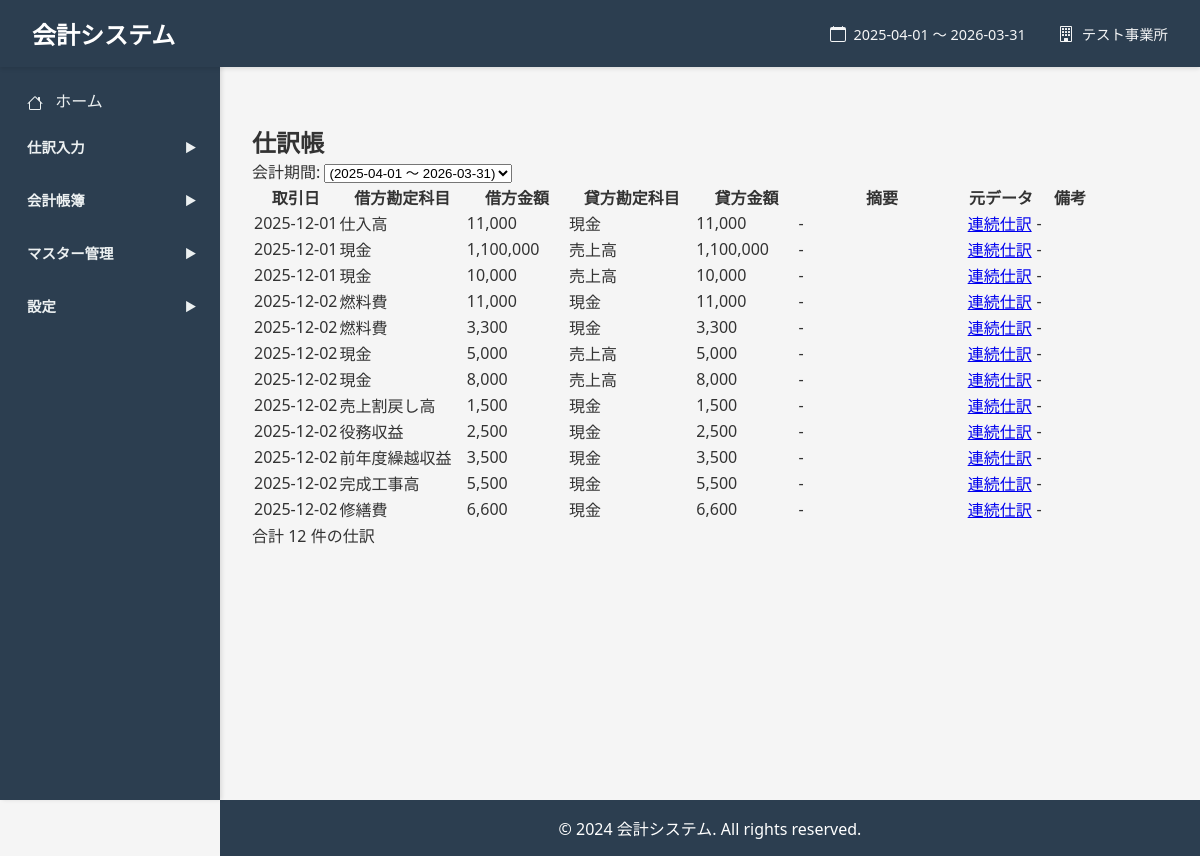
The app's page /general-ledger (signed in) with its own data.
### models.py (models this page shows, shortened)
class Base(declarative_base()):
    __abstract__ = True
    pass

class FiscalPeriod(Base):
    __tablename__ = 'fiscal_periods'
    id = Column(Integer, primary_key=True)
    organization_id = Column(Integer, ForeignKey('organizations.id'), nullable=False)
    name = Column(String(255), nullable=False)
    start_date = Column(String(10), nullable=False)
    end_date = Column(String(10), nullable=False)
    business_type = Column(String(20), nullable=False, default='corporate')
    status = Column(String(20), nullable=False, default='open')
    period_number = Column(Integer)
    notes = Column(Text)
    created_at = Column(String(19))  # YYYY-MM-DD HH:MM:SS形式
    updated_at = Column(String(19))

class Organization(Base):
    __tablename__ = 'organizations'
    id = Column(Integer, primary_key=True)
    name = Column(String(255), nullable=False)
    code = Column(String(50))
    business_type = Column(String(20), nullable=False, default='corporate')
    postal_code = Column(String(10))
    address = Column(String(500))
    phone = Column(String(20))
    fax = Column(String(20))
    email = Column(String(255))
    representative = Column(String(255))
    established_date = Column(String(10))
    notes = Column(Text)
    created_at = Column(String(19))  # YYYY-MM-DD HH:MM:SS形式
    updated_at = Column(String(19))

class GeneralLedger(Base):
    __tablename__ = 'general_ledger'
    id = Column(Integer, primary_key=True, autoincrement=True)
    organization_id = Column(Integer, ForeignKey('organizations.id'))
    transaction_date = Column(String(10))
    debit_account_item_id = Column(Integer, ForeignKey('account_items.id'))
    debit_amount = Column(Integer)
    debit_tax_category_id = Column(Integer, ForeignKey('tax_categories.id'), nullable=True)
    credit_account_item_id = Column(Integer, ForeignKey('account_items.id'))
    credit_amount = Column(Integer)
    credit_tax_category_id = Column(Integer, ForeignKey('tax_categories.id'), nullable=True)
    summary = Column(String(255), nullable=True)
    remarks = Column(String(255), nullable=True)
    source_type = Column(String(50))
    source_id = Column(Integer, nullable=True)
    created_at = Column(String(19), nullable=True)
    updated_at = Column(String(19), nullable=True)
    counterparty_id = Column(Integer, ForeignKey('counterparties.id'), nullable=True)
    department_id = Column(Integer, ForeignKey('departments.id'), nullable=True)
    item_id = Column(Integer, ForeignKey('items.id'), nullable=True)
    project_tag_id = Column(Integer, ForeignKey('project_tags.id'), nullable=True)
    memo_tag_id = Column(Integer, ForeignKey('memo_tags.id'), nullable=True)
    debit_account_item = relationship('AccountItem', foreign_keys=[debit_account_item_id])
    credit_account_item = relationship('AccountItem', foreign_keys=[credit_account_item_id])
    counterparty = relationship('Counterparty', foreign_keys=[counterparty_id])
    department = relationship('Department', foreign_keys=[department_id])
    item = relationship('Item', foreign_keys=[item_id])
    project_tag = relationship('ProjectTag', foreign_keys=[project_tag_id])
    memo_tag = relationship('MemoTag', foreign_keys=[memo_tag_id])

class AccountItem(Base):
    __tablename__ = 'account_items'
    id = Column(Integer, primary_key=True)
    organization_id = Column(Integer, ForeignKey('organizations.id'), nullable=False)
    account_name = Column(String(255), nullable=False)
    display_name = Column(String(255))
    sub_category = Column(String(255))
    mid_category = Column(String(255))
    major_category = Column(String(255))
    liquidity_category = Column(String(50))
    liquidity_rank = Column(Integer)
    pl_category = Column(String(50))
    pl_rank = Column(Integer)
    bs_category = Column(String(50))
    bs_rank = Column(Integer)
    income_counterpart = Column(String(255))
    expense_counterpart = Column(String(255))
    tax_category = Column(String(255))
    shortcut1 = Column(String(50))
    shortcut2 = Column(String(50))
    input_candidate = Column(Boolean, default=True)
    sub_account_priority_tag = Column(Boolean, default=False)

### app.py (the view)
@app.route('/general-ledger')
@login_required
def general_ledger():
    organization_id = get_current_organization_id()
    db = SessionLocal()
    try:
        fiscal_periods = (
            db.query(FiscalPeriod)
            .filter(FiscalPeriod.organization_id == organization_id)
            .order_by(FiscalPeriod.start_date.desc())
            .all()
        )
        selected_period_id = request.args.get('fiscal_period_id', type=int)
        general_ledger_entries = []
        selected_period = None
        if fiscal_periods:
            if not selected_period_id:
                selected_period_id = fiscal_periods[0].id
            selected_period = (
                db.query(FiscalPeriod)
                .filter(
                    FiscalPeriod.id == selected_period_id,
                    FiscalPeriod.organization_id == organization_id,
                )
                .first()
            )
        query = db.query(GeneralLedger).filter(
            GeneralLedger.organization_id == organization_id
        )
        if selected_period:
            query = query.filter(
                GeneralLedger.transaction_date >= selected_period.start_date,
                GeneralLedger.transaction_date <= selected_period.end_date,
            )
        general_ledger_entries = query.order_by(
            GeneralLedger.transaction_date, GeneralLedger.id
        ).all()
        for entry in general_ledger_entries:
            if entry.debit_account_item_id:
                account = (
                    db.query(Account)
                    .filter(
                        Account.account_item_id == entry.debit_account_item_id,
                        Account.organization_id == organization_id,
                    )
                    .first()
                )
                if account and entry.debit_account_item:
                    entry.debit_account_item.account_name = account.account_name
            if entry.credit_account_item_id:
                account = (
                    db.query(Account)
                    .filter(
                        Account.account_item_id == entry.credit_account_item_id,
                        Account.organization_id == organization_id,
                    )
                    .first()
                )
                if account and entry.credit_account_item:
                    entry.credit_account_item.account_name = account.account_name
        return render_template(
            "general_ledger/index.html",
            fiscal_periods=fiscal_periods,
            selected_period_id=selected_period_id,
            selected_period=selected_period,
            general_ledger_entries=general_ledger_entries,
        )
    except Exception as e:
        flash(f"エラーが発生しました: {str(e)}", "error")
        return redirect(url_for("home"))
    finally:
        db.close()

### app.py (called while the page is built)
def login_required(f):
    @wraps(f)
    def decorated_function(*args, **kwargs):
        if 'organization_id' not in session:
            return redirect(url_for('login'))
        return f(*args, **kwargs)
    return decorated_function

def get_current_organization():
    if 'organization_id' not in session:
        return None
    db = SessionLocal()
    org = db.query(Organization).filter(Organization.id == session['organization_id']).first()
    db.close()
    return org

def get_current_organization_id():
    return session.get('organization_id')

@app.context_processor
def inject_globals():
    current_org = get_current_organization()
    current_fiscal_period = None
    if current_org:
        db = SessionLocal()
        try:
            current_fiscal_period = db.query(FiscalPeriod).filter(
                FiscalPeriod.organization_id == current_org.id
            ).order_by(FiscalPeriod.start_date.desc()).first()
        finally:
            db.close()
    return dict(
        Account=Account,
        current_organization=current_org,
        current_fiscal_period=current_fiscal_period
    )

### templates/general_ledger/index.html (shortened to what this page needs)
{% extends "base.html" %}
{% block content %}
<div class="container mt-4">
    <h2 class="mb-4">仕訳帳</h2>
    <div class="card mb-4">
        <div class="card-body">
            <form method="GET" action="{{ url_for('general_ledger') }}" class="row g-3 align-items-end">
                <div class="col-md-6">
                    <label for="fiscal_period_id" class="form-label fw-bold">会計期間:</label>
                    <select name="fiscal_period_id" id="fiscal_period_id" class="form-select" onchange="this.form.submit()">
                        {% for period in fiscal_periods %}
                        <option value="{{ period.id }}" {% if period.id == selected_period_id %}selected{% endif %}>
                            {{ period.period_name }} ({{ period.start_date }} 〜 {{ period.end_date }})
                        </option>
                        {% endfor %}
                    </select>
                </div>
            </form>
        </div>
    </div>
    {% if general_ledger_entries %}
    <div class="card">
        <div class="card-body">
            <div class="table-responsive">
                <table class="table table-hover table-bordered">
                    <thead class="table-dark">
                        <tr>
                            <th style="width: 10%;">取引日</th>
                            <th style="width: 15%;">借方勘定科目</th>
                            <th style="width: 12%;" class="text-end">借方金額</th>
                            <th style="width: 15%;">貸方勘定科目</th>
                            <th style="width: 12%;" class="text-end">貸方金額</th>
                            <th style="width: 20%;">摘要</th>
                            <th style="width: 8%;">元データ</th>
                            <th style="width: 8%;">備考</th>
                        </tr>
                    </thead>
                    <tbody>
                        {% for entry in general_ledger_entries %}
                        <tr>
                            <td>{{ entry.transaction_date }}</td>
                            <td>{{ entry.debit_account_item.account_name if entry.debit_account_item else '-' }}</td>
                            <td class="text-end">{{ "{:,}".format(entry.debit_amount) }}</td>
                            <td>{{ entry.credit_account_item.account_name if entry.credit_account_item else '-' }}</td>
                            <td class="text-end">{{ "{:,}".format(entry.credit_amount) }}</td>
                            <td>{{ entry.summary or '-' }}</td>
                            <td>
                                {% if entry.source_type == 'journal_entry' %}
                                    <a href="{{ url_for('journal_entry_edit', entry_id=entry.source_id) }}" class="badge bg-primary text-decoration-none">振替伝票</a>
                                {% elif entry.source_type == 'cash_book' %}
                                    <a href="{{ url_for('cash_book_edit', item_id=entry.source_id) }}" class="badge bg-success text-decoration-none">出納帳</a>
                                {% elif entry.source_type == 'batch_entry' %}
                                    <a href="{{ url_for('batch_create_cash_books_page') }}?edit={{ entry.source_id }}" class="badge bg-warning text-dark text-decoration-none">連続仕訳</a>
                                {% elif entry.source_type == 'imported_transaction' %}
                                    <a href="{{ url_for('transactions.imported_transaction_edit', id=entry.source_id) }}" class="badge bg-info text-decoration-none">取引明細</a>
                                {% else %}
                                    <span class="badge bg-secondary">その他</span>
                                {% endif %}
                            </td>
                            <td>
                                {% if entry.remarks %}
                                    <button type="button" class="btn btn-sm btn-outline-info"
                                            data-bs-toggle="tooltip" data-bs-placement="left"
                                            title="{{ entry.remarks }}">
                                        <i class="bi bi-info-circle"></i>
                                    </button>
                                {% else %}
                                    -
                                {% endif %}
                            </td>
                        </tr>
                        {% endfor %}
                    </tbody>
                </table>
            </div>
            <div class="mt-3">
                <p class="text-muted">合計 {{ general_ledger_entries|length }} 件の仕訳</p>
            </div>
        </div>
    </div>
    {% else %}
    <div class="alert alert-info">
        <i class="bi bi-info-circle me-2"></i>
        選択された会計期間に仕訳データがありません。
    </div>
    {% endif %}
</div>
{% endblock %}

### templates/base.html (shortened to what this page needs)
<!DOCTYPE html>
<html lang="ja">
<head>
    <link href="https://cdn.jsdelivr.net/npm/tom-select@2.3.1/dist/css/tom-select.css" rel="stylesheet">
</head>
<body>
    <header>
        <h1>会計システム</h1>
        {% if current_organization and current_fiscal_period %}
        <div style="display: flex; align-items: center; gap: 2rem; margin-left: auto;">
            <div style="display: flex; align-items: center; gap: 0.5rem; font-size: 0.9rem; opacity: 0.95;">
                <span>{{ current_fiscal_period.start_date }} ～ {{ current_fiscal_period.end_date }}</span>
            </div>
            <div style="display: flex; align-items: center; gap: 0.5rem; font-size: 0.9rem; opacity: 0.95;">
                <span>{{ current_organization.name }}</span>
            </div>
        </div>
        {% endif %}
    </header>
    <nav class="sidebar">
        <a href="{{ url_for('home') }}">
            ホーム
        </a>
        <div class="menu-group">
            <div class="menu-category" data-target="journal-entry-menu">
                <span>仕訳入力</span>
                <span class="arrow">▶</span>
            </div>
        </div>
        <div class="menu-group">
            <div class="menu-category" data-target="accounting-books-menu">
                <span>会計帳簿</span>
                <span class="arrow">▶</span>
            </div>
        </div>
        <div class="menu-group">
            <div class="menu-category" data-target="master-menu">
                <span>マスター管理</span>
                <span class="arrow">▶</span>
            </div>
        </div>
        <div class="menu-group">
            <div class="menu-category" data-target="settings-menu">
                <span>設定</span>
                <span class="arrow">▶</span>
            </div>
        </div>
    </nav>
    <div class="main-content">
        <div class="container">
            {% block content %}{% endblock %}
        </div>
    </div>
    <footer>
        <p>&copy; 2024 会計システム. All rights reserved.</p>
    </footer>
</body>
</html>

### records on screen
FiscalPeriod: start_date "2025-04-01", end_date "2026-03-31"
Organization: name "テスト事業所"
GeneralLedger: transaction_date "2025-12-01", debit_account_item "仕入高", debit_amount "11,000", credit_account_item "現金", credit_amount "11,000", summary "-"
GeneralLedger: transaction_date "2025-12-01", debit_account_item "現金", debit_amount "1,100,000", credit_account_item "売上高", credit_amount "1,100,000", summary "-"
GeneralLedger: transaction_date "2025-12-01", debit_account_item "現金", debit_amount "10,000", credit_account_item "売上高", credit_amount "10,000", summary "-"
GeneralLedger: transaction_date "2025-12-02", debit_account_item "燃料費", debit_amount "11,000", credit_account_item "現金", credit_amount "11,000", summary "-"
GeneralLedger: transaction_date "2025-12-02", debit_account_item "燃料費", debit_amount "3,300", credit_account_item "現金", credit_amount "3,300", summary "-"
GeneralLedger: transaction_date "2025-12-02", debit_account_item "現金", debit_amount "5,000", credit_account_item "売上高", credit_amount "5,000", summary "-"
GeneralLedger: transaction_date "2025-12-02", debit_account_item "現金", debit_amount "8,000", credit_account_item "売上高", credit_amount "8,000", summary "-"
GeneralLedger: transaction_date "2025-12-02", debit_account_item "売上割戻し高", debit_amount "1,500", credit_account_item "現金", credit_amount "1,500", summary "-"
GeneralLedger: transaction_date "2025-12-02", debit_account_item "役務収益", debit_amount "2,500", credit_account_item "現金", credit_amount "2,500", summary "-"
GeneralLedger: transaction_date "2025-12-02", debit_account_item "前年度繰越収益", debit_amount "3,500", credit_account_item "現金", credit_amount "3,500", summary "-"
GeneralLedger: transaction_date "2025-12-02", debit_account_item "完成工事高", debit_amount "5,500", credit_account_item "現金", credit_amount "5,500", summary "-"
GeneralLedger: transaction_date "2025-12-02", debit_account_item "修繕費", debit_amount "6,600", credit_account_item "現金", credit_amount "6,600", summary "-"

### other values on screen
{{ general_ledger_entries|length }} "12"
